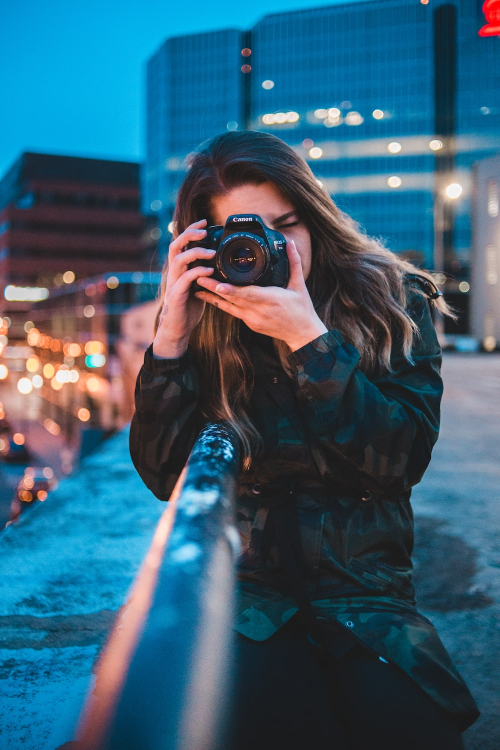
#> input picture OpenCV/photos/2.jpg, 1000 x 1500 px (shown at 1/2 size)
$ python image_Transformations.py
#> lines starting #> are read from the running program, lines starting #| are printed output that depends on the picture
import cv2 as cv
import numpy as np

img = cv.imread('photos/2.jpg')
#> img is the input picture: shape (1500, 1000, 3); mean B, G, R 114.4, 93.6, 54.1

cv.imshow('3 No Image',img)


#Translateing the image
def translate(img, x, y):
#> called with x = 100, y = 100
    transMate = np.float32([[1,0,x],[0,1,y]])
    dimensions = (img.shape[1],img.shape[0])
#> dimensions = (1000, 1500)

    return cv.warpAffine(img,transMate,dimensions)
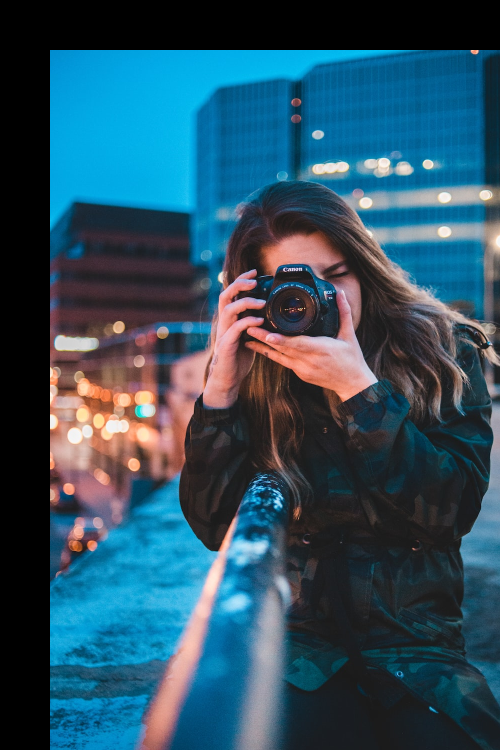
#> returned value: shape (1500, 1000, 3) (shown at 1/2 size); mean of channels 0, 1, 2 96.9, 79.3, 44.7; drawn as B, G, R

#-x ---> Left
#-Y ---> up
#X ---> Right
#Y --> Down


translated = translate(img,100,100)
cv.imshow('Translated',translated)


#Rotating image
def rotate(img, angle, rotPoint = None):
#> called with angle = 45
    (height, width) = img.shape[:2]
#> height = 1500; width = 1000

    if rotPoint is None:
        rotPoint = (width//2,height//2)
#> rotPoint = (500, 750)

    rotMat = cv.getRotationMatrix2D(rotPoint,angle,1.0)
    dimensions = (width,height)
#> dimensions = (1000, 1500)

    return cv.warpAffine(img, rotMat, dimensions)
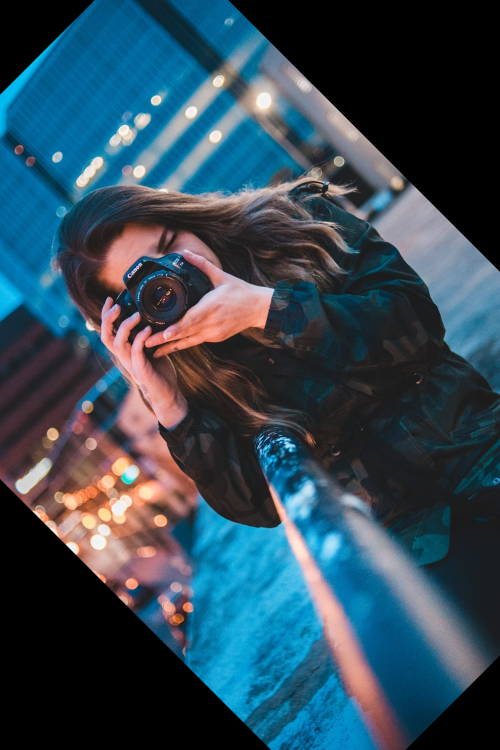
#> returned value: shape (1500, 1000, 3) (shown at 1/2 size); mean of channels 0, 1, 2 85.9, 72.2, 49.9; drawn as B, G, R

#positive value --> anti-clockwise
#negative value --> clockwise

rotated = rotate(img,45)
cv.imshow('Rotated',rotated)


#Resized image
resized = cv.resize(img,(500,500),interpolation=cv.INTER_CUBIC)
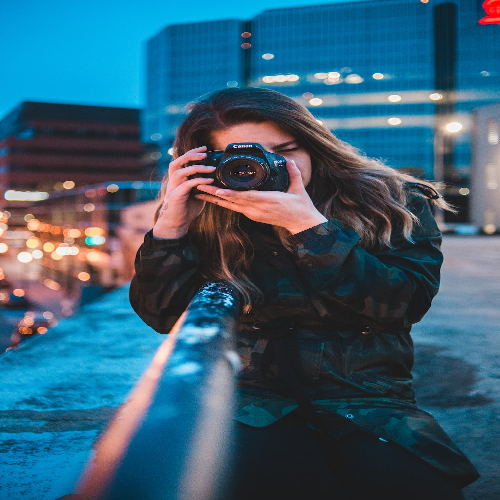
#> resized: shape (500, 500, 3); mean B, G, R 114.4, 93.6, 54.1
cv.imshow('Resized', resized)

#fliping image
flip = cv.flip(img,0)
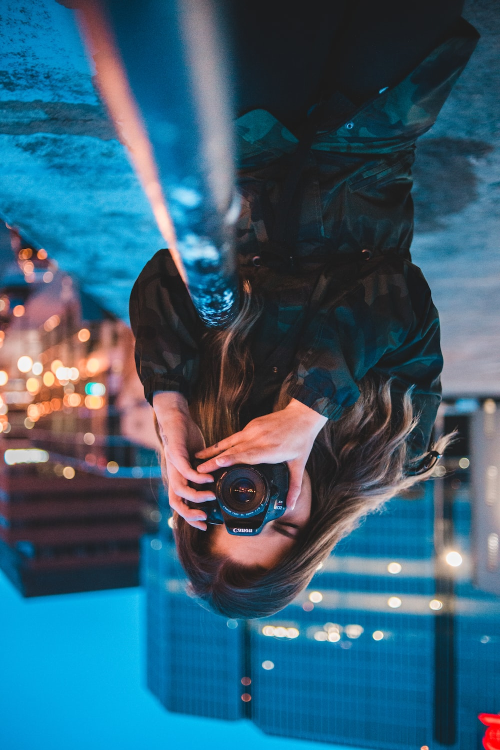
#> flip: shape (1500, 1000, 3) (shown at 1/2 size); mean B, G, R 114.4, 93.6, 54.1
cv.imshow('Vertical Flip',flip)

#fliping image
flip = cv.flip(img,1)
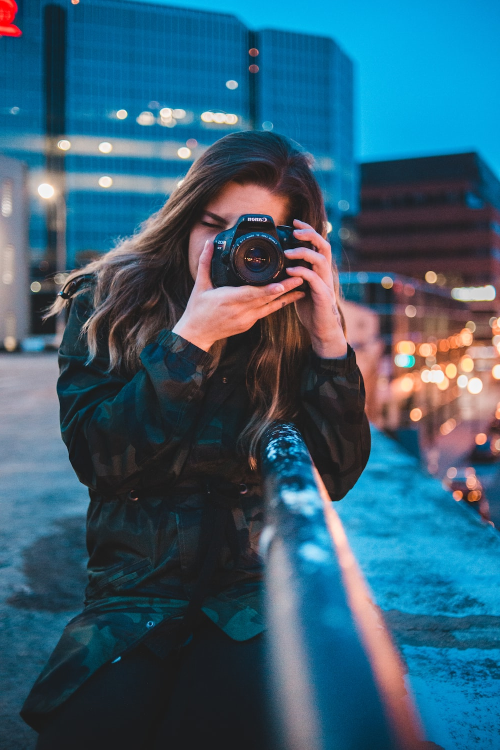
#> flip: shape (1500, 1000, 3) (shown at 1/2 size); mean B, G, R 114.4, 93.6, 54.1
#-1 will do the vertical and horizontal both
cv.imshow('Horizontal Flip',flip)

cv.waitKey(0)

$ run again, with OpenCV/photos/1.jpg copied over OpenCV/photos/2.jpg
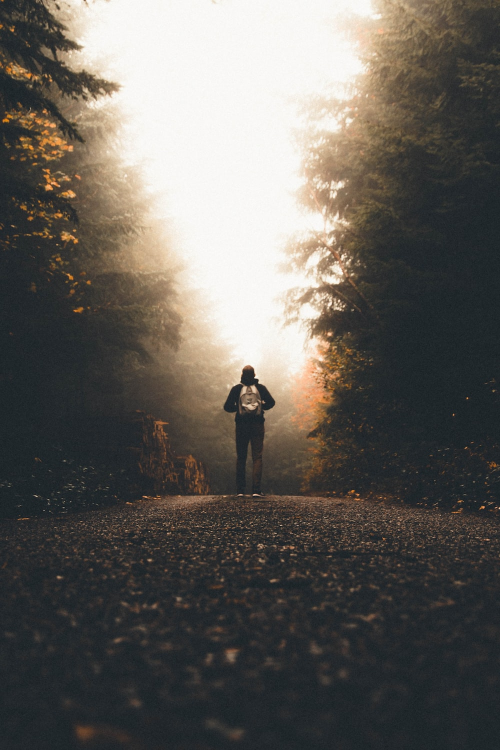
#> input picture OpenCV/photos/1.jpg, 1000 x 1500 px (shown at 1/2 size)
#> img is the input picture: shape (1500, 1000, 3); mean B, G, R 90.3, 95.4, 98.9
#> `resized = cv.resize(img,(500,500),interpolation=cv.INTER_CUBIC)`:
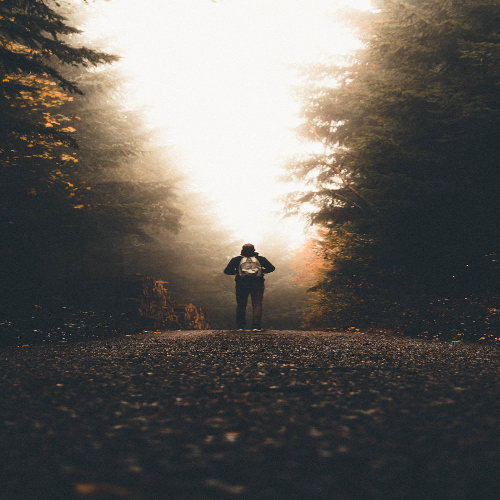
#> resized: shape (500, 500, 3); mean B, G, R 90.3, 95.4, 98.9
#> `flip = cv.flip(img,1)`:
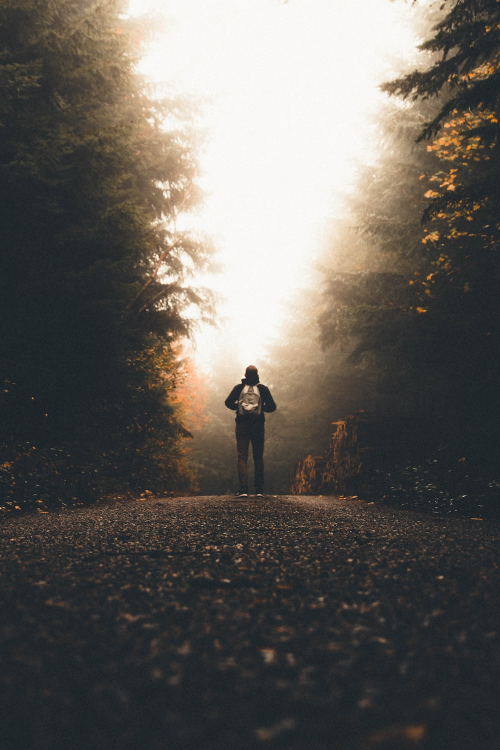
#> flip: shape (1500, 1000, 3) (shown at 1/2 size); mean B, G, R 90.3, 95.4, 98.9

$ run again, with OpenCV/photos/3.webp saved as OpenCV/photos/2.jpg
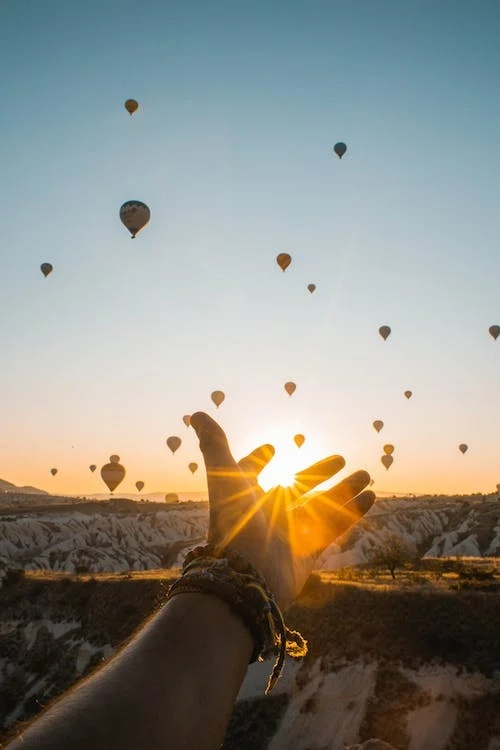
#> input picture OpenCV/photos/3.webp, 500 x 750 px
#> img is the input picture: shape (750, 500, 3); mean B, G, R 132.5, 140.5, 140.9
#> `resized = cv.resize(img,(500,500),interpolation=cv.INTER_CUBIC)`:
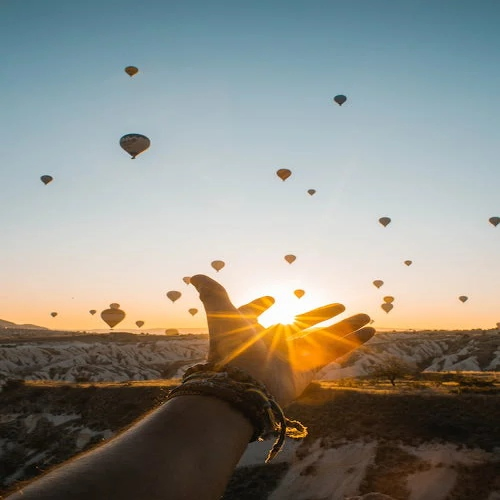
#> resized: shape (500, 500, 3); mean B, G, R 132.6, 140.5, 140.9
#> `flip = cv.flip(img,1)`:
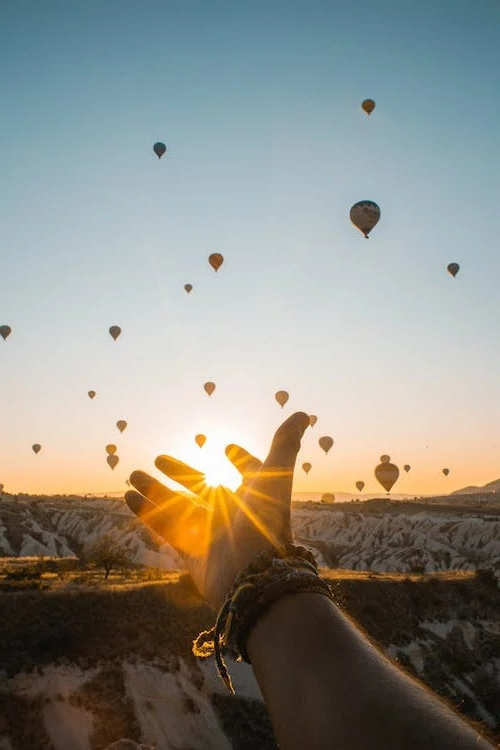
#> flip: shape (750, 500, 3); mean B, G, R 132.5, 140.5, 140.9
